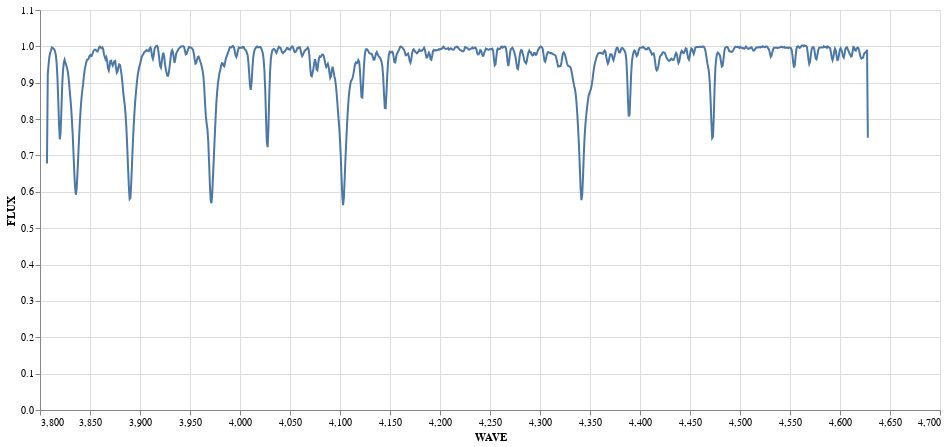

Notebook code cell kept with this figure:
### Markdown cell above
#### Ejercicio 2.

Elija 3 espectros parecidos entre sí y clasifíquelos.

Busque los espectros de las estrellas enanas en el Atlas mencionado. Identifique las líneas sugeridas como criterios de clasificación. Realice un informe de todo lo realizado.

Para poder identificar las líneas de interés, utilice la siguiente forma de graficar espectros en forma interactiva.

### Code cell
# ploteo un espectro pero de una forma que me permite interactuar, i.e. zoomear y desplazar en x e y
import altair as alt
import pandas as pd
import numpy as np
#
# Elijo el espectro que quiero graficar
data = spec10
#
data1 = pd.DataFrame(data.flux, data.spectral_axis)
data1.columns = ['FLUX']
data2 = pd.DataFrame(data.spectral_axis, data.spectral_axis)
data2.columns = ['WAVE']
data = pd.concat([data2, data1], axis=1)
chart = alt.Chart(data)
alt.Chart(data).mark_line().encode(
    x='WAVE',
    y='FLUX',
).properties(
    width=900,
    height=400
).interactive()

### Figure 1 — Vega-Lite specification as saved in the notebook (floating-point values rounded to 4 significant figures; data arrays with more than 128 entries replaced by an {"elided": "..."} marker saying what was removed)
{"config": {"view": {"continuousWidth": 400, "continuousHeight": 300}}, "data": {"name": "data-a772f61e9c0e85ffe3612b7c01514524"}, "mark": "line", "encoding": {"x": {"type": "quantitative", "field": "WAVE"}, "y": {"type": "quantitative", "field": "FLUX"}}, "height": 400, "selection": {"selector001": {"type": "interval", "bind": "scales", "encodings": ["x", "y"]}}, "width": 900, "$schema": "https://vega.github.io/schema/vega-lite/v4.8.1.json", "datasets": {"data-a772f61e9c0e85ffe3612b7c01514524": {"elided": "1024 records"}}}
